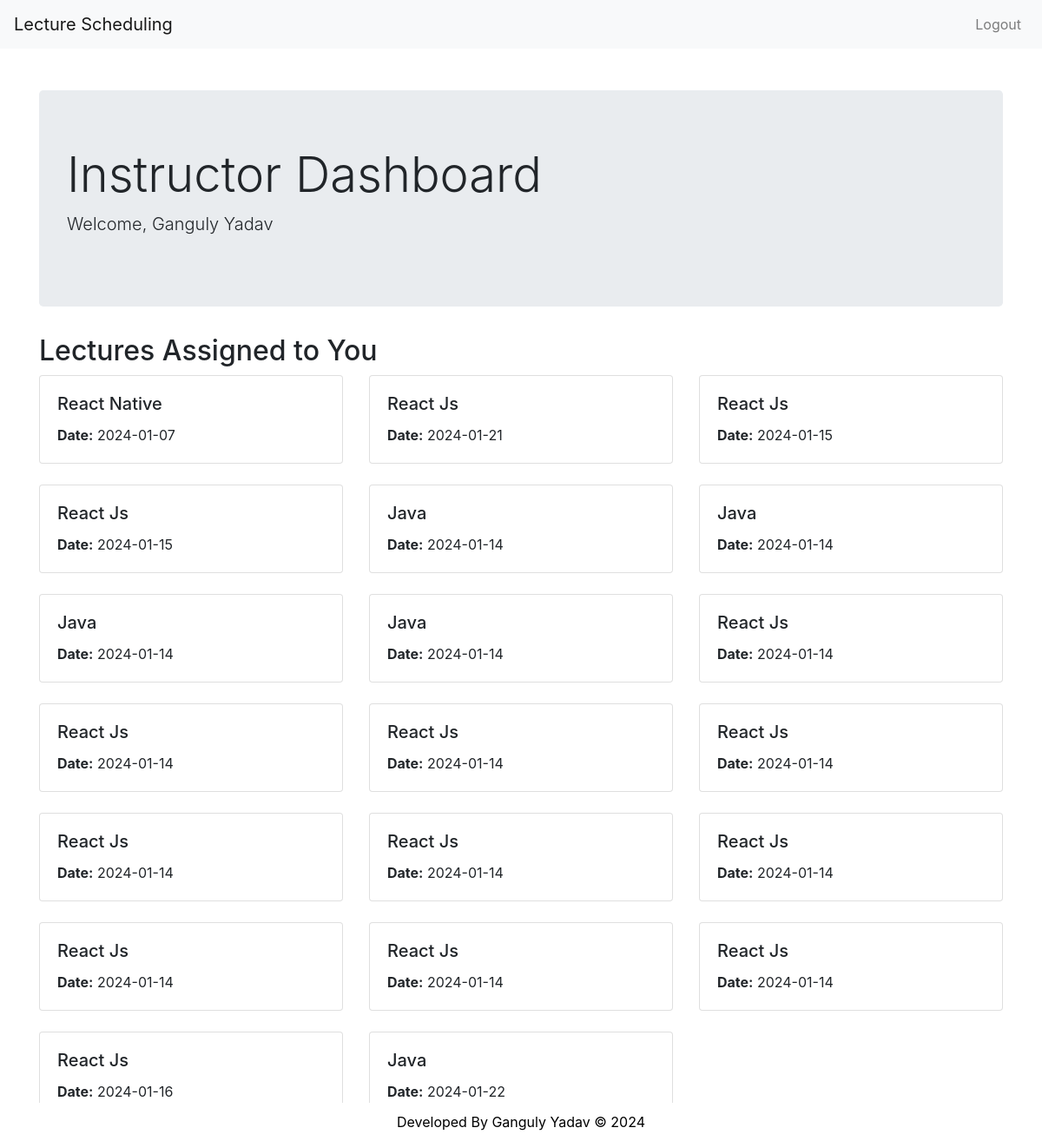
The page /dashboard.php (signed in) on the database its author committed.
### tables this page shows
CREATE TABLE `lectures` (
  `id` int(11) NOT NULL,
  `course_id` int(11) NOT NULL,
  `instructor_id` int(11) NOT NULL,
  `date` date NOT NULL
);

CREATE TABLE `courses` (
  `id` int(11) NOT NULL,
  `name` varchar(255) NOT NULL,
  `level` varchar(50) NOT NULL,
  `description` text NOT NULL,
  `image` varchar(255) NOT NULL
);

### dashboard.php (the view, shortened to what this page needs)
<?php
function getAssignedLectures($instructorId) {
    require_once "./include/connection.php";
    $sql = "
        SELECT
            lectures.id AS lecture_id,
            courses.name AS course_name,
            lectures.date
        FROM
            lectures
        JOIN
            courses ON lectures.course_id = courses.id
        WHERE
            lectures.instructor_id = $instructorId;
    ";
    $result = $conn->query($sql);
    if ($result) {
        $lectures = $result->fetch_all(MYSQLI_ASSOC);
        return $lectures;
    } else {
        echo "Error executing the query: " . $conn->error;
        return [];
    }
}
$instructorId = $_SESSION['user_id'];
$assignedLectures = getAssignedLectures($instructorId);
?>
<!DOCTYPE html>
<html lang="en">
<head>
    <link rel="stylesheet" href="https://stackpath.bootstrapcdn.com/bootstrap/4.5.2/css/bootstrap.min.css">
</head>
<body>
    <div class="container mt-5">
        <div class="jumbotron">
            <h1 class="display-4">Instructor Dashboard</h1>
            <p class="lead">Welcome, <?php echo $_SESSION['user_name']; ?></p>
        </div>
      <?php if (empty($assignedLectures)) : ?>
           <h2 class="text-danger text-center"> Oww! No lectures assigned to you currently.</h2>
      <?php else : ?>
        <h2>Lectures Assigned to You</h2>
        <div class="row">
            <?php foreach ($assignedLectures as $lecture) : ?>
                <div class="col-md-4 mb-4">
                    <div class="card">
                        <div class="card-body">
                            <h5 class="card-title"><?php echo $lecture['course_name']; ?></h5>
                            <p class="card-text"><strong>Date:</strong> <?php echo $lecture['date']; ?></p>
                        </div>
                    </div>
                </div>
            <?php endforeach; ?>
        </div>
      <?php endif; ?>
    </div>
</body>
<?php require "./include/footer.php";?>
</html>

### include/footer.php
<footer style=" background-color: #fff;
            color: #000;
            text-align: center;
            padding: 10px;
            position: fixed;
            bottom: 0;
            width: 100%;">
    Developed By Ganguly Yadav &copy; <?php echo date("Y"); ?>
</footer>

### rows shown on the page
lectures: course.name "React Native", date "2024-01-07"
lectures: course.name "React Js", date "2024-01-21"
lectures: course.name "React Js", date "2024-01-15"
lectures: course.name "React Js", date "2024-01-15"
lectures: course.name "Java", date "2024-01-14"
lectures: course.name "Java", date "2024-01-14"
lectures: course.name "Java", date "2024-01-14"
lectures: course.name "Java", date "2024-01-14"
lectures: course.name "React Js", date "2024-01-14"
lectures: course.name "React Js", date "2024-01-14"
lectures: course.name "React Js", date "2024-01-14"
lectures: course.name "React Js", date "2024-01-14"
lectures: course.name "React Js", date "2024-01-14"
lectures: course.name "React Js", date "2024-01-14"
lectures: course.name "React Js", date "2024-01-14"
lectures: course.name "React Js", date "2024-01-14"
lectures: course.name "React Js", date "2024-01-14"
lectures: course.name "React Js", date "2024-01-14"
lectures: course.name "React Js", date "2024-01-16"
lectures: course.name "Java", date "2024-01-22"

### other values the page prints
$_SESSION['user_name'] "Ganguly Yadav"
